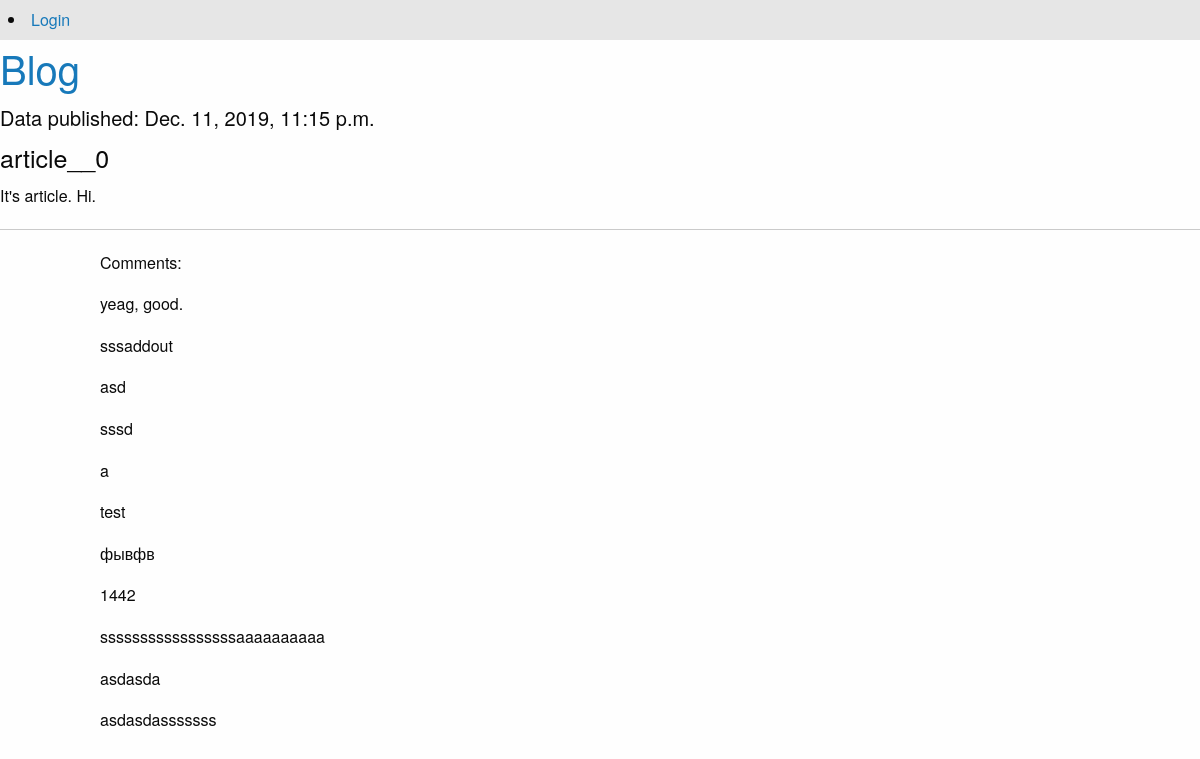
Screenshot of /catalog/articles/get/1/ with the database file from the repository.
### catalog/models.py (models this page shows, shortened)
class Article(models.Model):
    class Meta():
        db_table = "article"
    article_title = models.CharField('name article', max_length = 200)
    article_text = models.TextField('text article')
    pub_date = models.DateTimeField('date published')

class Comment(models.Model):
    class Meta():
        db_table = "comment"
    comment_article = models.ForeignKey(Article, on_delete = models.CASCADE)
    author_name = models.CharField('author', max_length = 50)
    comment_text = models.TextField('comment')

### catalog/views.py (the view)
# urls.py: path('articles/get/<article_id>/', views.article, name='article'),
def article(request, article_id=1):
    comment_form = CommentForm
    args = {}
    args.update(csrf(request))
    args['article'] = Article.objects.get(id=article_id)
    args['comment'] = Comment.objects.filter(comment_article_id=article_id)
    args['form'] = comment_form
    args['username'] = auth.get_user(request).username
    return render_to_response('article.html', args)

### catalog/templates/article.html (shortened to what this page needs)
{% extends 'main.html' %}
{% block article %}
<h5>Data published: {{ article.pub_date }}</h5>
<h4>{{ article.article_title }}</h4>
<p>{{ article.article_text }}</p>
<hr>
<div class="large-offset-1 large-8 columns">
<p>Comments:</p>
{% for comment in comment %}
    <p>{{ comment.comment_text }}</p>
{% endfor %}
</div>
{% endblock %}

### rows the page displays
Article: pub_date "Dec. 11, 2019, 11:15 p.m.", article_title "article__0", article_text "It's article. Hi."
Comment: comment_text "yeag, good."
Comment: comment_text "sssaddout"
Comment: comment_text "asd"
Comment: comment_text "sssd"
Comment: comment_text "a"
Comment: comment_text "test"
Comment: comment_text "фывфв"
Comment: comment_text "1442"
Comment: comment_text "sssssssssssssssssaaaaaaaaaa"
Comment: comment_text "asdasda"
Comment: comment_text "asdasdasssssss"
